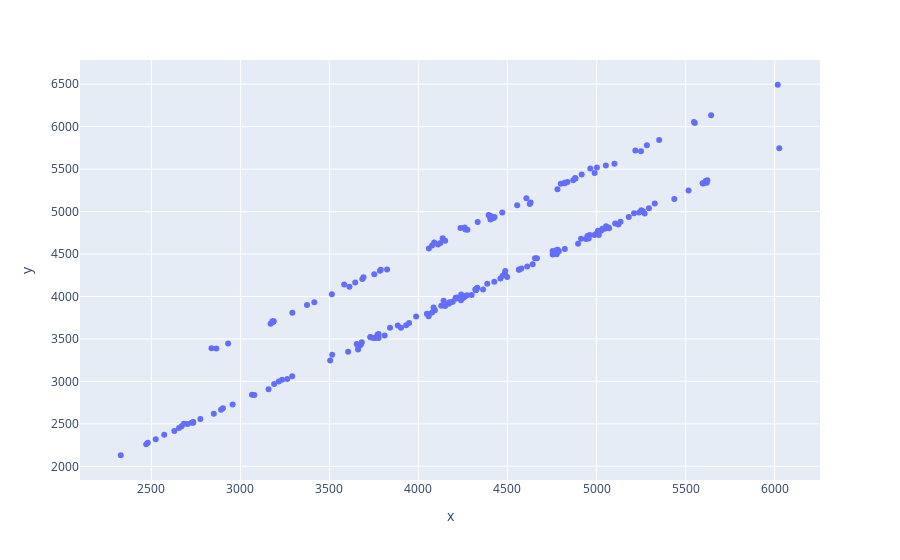

Write notebook code for a chart like this one.
### Code cell
import plotly_express as px
px.scatter(x=prediction,y=y_test)

### Figure 1 — Plotly figure (JSON) as saved in the notebook; plotly's stock layout.template omitted (floating-point values rounded to 4 significant figures; data arrays with more than 128 entries replaced by an {"elided": "..."} marker saying what was removed)
{"data": [{"hovertemplate": "x=%{x}<br>y=%{y}<extra></extra>", "legendgroup": "", "marker": {"color": "#636efa", "symbol": "circle"}, "mode": "markers", "name": "", "orientation": "v", "showlegend": false, "type": "scatter", "x": {"elided": "200 float values"}, "xaxis": "x", "y": {"elided": "200 float values"}, "yaxis": "y"}], "layout": {"legend": {"tracegroupgap": 0}, "margin": {"t": 60}, "xaxis": {"anchor": "y", "domain": [0, 1], "title": {"text": "x"}}, "yaxis": {"anchor": "x", "domain": [0, 1], "title": {"text": "y"}}}}
